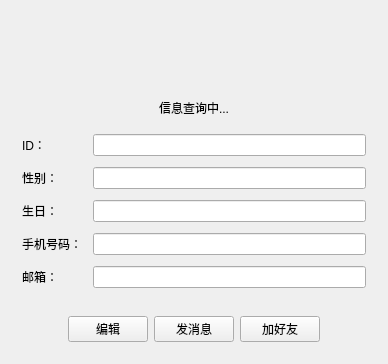
<?xml version="1.0" encoding="UTF-8"?>
<ui version="4.0">
 <class>UserInfoPage</class>
 <widget class="QWidget" name="UserInfoPage">
  <property name="geometry">
   <rect>
    <x>0</x>
    <y>0</y>
    <width>388</width>
    <height>363</height>
   </rect>
  </property>
  <layout class="QVBoxLayout" name="verticalLayout">
   <item>
    <widget class="QWidget" name="topWidget" native="true">
     <property name="sizePolicy">
      <sizepolicy hsizetype="Preferred" vsizetype="Fixed">
       <horstretch>0</horstretch>
       <verstretch>0</verstretch>
      </sizepolicy>
     </property>
     <layout class="QHBoxLayout" name="horizontalLayout">
      <item>
       <widget class="QLabel" name="icon">
        <property name="minimumSize">
         <size>
          <width>60</width>
          <height>60</height>
         </size>
        </property>
        <property name="maximumSize">
         <size>
          <width>60</width>
          <height>60</height>
         </size>
        </property>
        <property name="alignment">
         <set>Qt::AlignCenter</set>
        </property>
       </widget>
      </item>
      <item>
       <widget class="QLabel" name="name">
        <property name="text">
         <string/>
        </property>
       </widget>
      </item>
     </layout>
    </widget>
   </item>
   <item>
    <widget class="QLabel" name="loading">
     <property name="text">
      <string>信息查询中...</string>
     </property>
     <property name="alignment">
      <set>Qt::AlignCenter</set>
     </property>
    </widget>
   </item>
   <item>
    <widget class="QWidget" name="clientWidget" native="true">
     <layout class="QFormLayout" name="formLayout">
      <property name="horizontalSpacing">
       <number>11</number>
      </property>
      <property name="verticalSpacing">
       <number>11</number>
      </property>
      <item row="0" column="0">
       <widget class="QLabel" name="label">
        <property name="text">
         <string>ID：</string>
        </property>
       </widget>
      </item>
      <item row="0" column="1">
       <widget class="QLineEdit" name="id">
        <property name="readOnly">
         <bool>true</bool>
        </property>
       </widget>
      </item>
      <item row="1" column="0">
       <widget class="QLabel" name="label_2">
        <property name="text">
         <string>性别：</string>
        </property>
       </widget>
      </item>
      <item row="1" column="1">
       <widget class="QLineEdit" name="gender">
        <property name="readOnly">
         <bool>true</bool>
        </property>
       </widget>
      </item>
      <item row="2" column="0">
       <widget class="QLabel" name="label_4">
        <property name="text">
         <string>生日：</string>
        </property>
       </widget>
      </item>
      <item row="2" column="1">
       <widget class="QLineEdit" name="birth">
        <property name="readOnly">
         <bool>true</bool>
        </property>
       </widget>
      </item>
      <item row="3" column="0">
       <widget class="QLabel" name="label_5">
        <property name="text">
         <string>手机号码：</string>
        </property>
       </widget>
      </item>
      <item row="3" column="1">
       <widget class="QLineEdit" name="phone">
        <property name="readOnly">
         <bool>true</bool>
        </property>
       </widget>
      </item>
      <item row="4" column="0">
       <widget class="QLabel" name="label_6">
        <property name="text">
         <string>邮箱：</string>
        </property>
       </widget>
      </item>
      <item row="4" column="1">
       <widget class="QLineEdit" name="email">
        <property name="readOnly">
         <bool>true</bool>
        </property>
       </widget>
      </item>
     </layout>
    </widget>
   </item>
   <item>
    <widget class="QWidget" name="bottomWidget" native="true">
     <property name="sizePolicy">
      <sizepolicy hsizetype="Preferred" vsizetype="Fixed">
       <horstretch>0</horstretch>
       <verstretch>0</verstretch>
      </sizepolicy>
     </property>
     <layout class="QHBoxLayout" name="horizontalLayout_2">
      <item>
       <spacer name="horizontalSpacer">
        <property name="orientation">
         <enum>Qt::Horizontal</enum>
        </property>
        <property name="sizeHint" stdset="0">
         <size>
          <width>40</width>
          <height>20</height>
         </size>
        </property>
       </spacer>
      </item>
      <item>
       <widget class="QPushButton" name="editBtn">
        <property name="text">
         <string>编辑</string>
        </property>
       </widget>
      </item>
      <item>
       <widget class="QPushButton" name="sendMsgBtn">
        <property name="text">
         <string>发消息</string>
        </property>
       </widget>
      </item>
      <item>
       <widget class="QPushButton" name="addFriendBtn">
        <property name="text">
         <string>加好友</string>
        </property>
       </widget>
      </item>
      <item>
       <spacer name="horizontalSpacer_2">
        <property name="orientation">
         <enum>Qt::Horizontal</enum>
        </property>
        <property name="sizeHint" stdset="0">
         <size>
          <width>40</width>
          <height>20</height>
         </size>
        </property>
       </spacer>
      </item>
     </layout>
    </widget>
   </item>
  </layout>
 </widget>
 <layoutdefault spacing="6" margin="11"/>
 <tabstops>
  <tabstop>id</tabstop>
  <tabstop>gender</tabstop>
  <tabstop>birth</tabstop>
  <tabstop>phone</tabstop>
  <tabstop>email</tabstop>
  <tabstop>editBtn</tabstop>
 </tabstops>
 <resources/>
 <connections/>
</ui>
